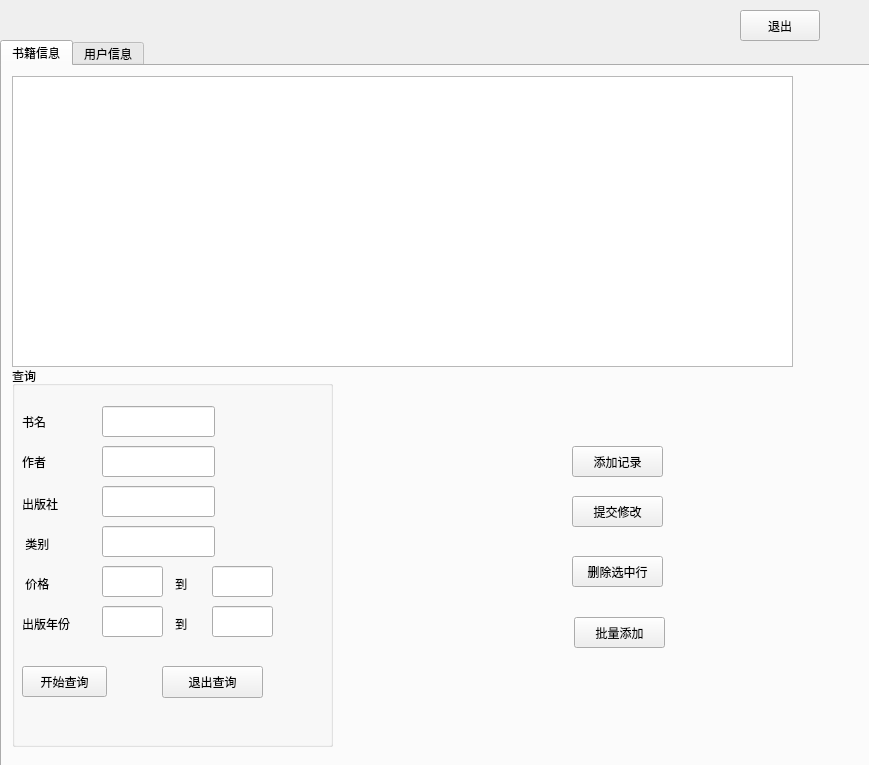
<?xml version="1.0" encoding="UTF-8"?>
<ui version="4.0">
 <class>MainWindow</class>
 <widget class="QMainWindow" name="MainWindow">
  <property name="geometry">
   <rect>
    <x>0</x>
    <y>0</y>
    <width>869</width>
    <height>765</height>
   </rect>
  </property>
  <property name="windowTitle">
   <string>MainWindow</string>
  </property>
  <widget class="QWidget" name="centralwidget">
   <widget class="QTabWidget" name="tabWidget">
    <property name="geometry">
     <rect>
      <x>0</x>
      <y>40</y>
      <width>871</width>
      <height>731</height>
     </rect>
    </property>
    <property name="currentIndex">
     <number>0</number>
    </property>
    <widget class="QWidget" name="tab">
     <attribute name="title">
      <string>书籍信息</string>
     </attribute>
     <widget class="QTableView" name="tableView">
      <property name="geometry">
       <rect>
        <x>10</x>
        <y>10</y>
        <width>781</width>
        <height>291</height>
       </rect>
      </property>
     </widget>
     <widget class="QPushButton" name="addButton">
      <property name="geometry">
       <rect>
        <x>570</x>
        <y>380</y>
        <width>91</width>
        <height>31</height>
       </rect>
      </property>
      <property name="text">
       <string>添加记录</string>
      </property>
     </widget>
     <widget class="QPushButton" name="updateButton">
      <property name="geometry">
       <rect>
        <x>570</x>
        <y>430</y>
        <width>91</width>
        <height>31</height>
       </rect>
      </property>
      <property name="text">
       <string>提交修改</string>
      </property>
     </widget>
     <widget class="QPushButton" name="deleteButton">
      <property name="geometry">
       <rect>
        <x>570</x>
        <y>490</y>
        <width>91</width>
        <height>31</height>
       </rect>
      </property>
      <property name="text">
       <string>删除选中行</string>
      </property>
     </widget>
     <widget class="QGroupBox" name="groupBox">
      <property name="geometry">
       <rect>
        <x>10</x>
        <y>300</y>
        <width>321</width>
        <height>381</height>
       </rect>
      </property>
      <property name="title">
       <string>查询</string>
      </property>
      <widget class="QLabel" name="label_7">
       <property name="geometry">
        <rect>
         <x>10</x>
         <y>40</y>
         <width>71</width>
         <height>31</height>
        </rect>
       </property>
       <property name="text">
        <string>书名</string>
       </property>
      </widget>
      <widget class="QLabel" name="label_8">
       <property name="geometry">
        <rect>
         <x>10</x>
         <y>80</y>
         <width>71</width>
         <height>31</height>
        </rect>
       </property>
       <property name="text">
        <string>作者</string>
       </property>
      </widget>
      <widget class="QLineEdit" name="booknameEdit">
       <property name="geometry">
        <rect>
         <x>90</x>
         <y>40</y>
         <width>113</width>
         <height>31</height>
        </rect>
       </property>
      </widget>
      <widget class="QLineEdit" name="authorEdit">
       <property name="geometry">
        <rect>
         <x>90</x>
         <y>80</y>
         <width>113</width>
         <height>31</height>
        </rect>
       </property>
      </widget>
      <widget class="QPushButton" name="searchButton">
       <property name="geometry">
        <rect>
         <x>10</x>
         <y>300</y>
         <width>85</width>
         <height>31</height>
        </rect>
       </property>
       <property name="text">
        <string>开始查询</string>
       </property>
      </widget>
      <widget class="QLabel" name="label_6">
       <property name="geometry">
        <rect>
         <x>10</x>
         <y>130</y>
         <width>60</width>
         <height>16</height>
        </rect>
       </property>
       <property name="text">
        <string>出版社</string>
       </property>
      </widget>
      <widget class="QLabel" name="label_11">
       <property name="geometry">
        <rect>
         <x>10</x>
         <y>170</y>
         <width>60</width>
         <height>16</height>
        </rect>
       </property>
       <property name="text">
        <string> 类别</string>
       </property>
      </widget>
      <widget class="QLabel" name="label_12">
       <property name="geometry">
        <rect>
         <x>10</x>
         <y>210</y>
         <width>60</width>
         <height>16</height>
        </rect>
       </property>
       <property name="text">
        <string> 价格</string>
       </property>
      </widget>
      <widget class="QLabel" name="label_13">
       <property name="geometry">
        <rect>
         <x>10</x>
         <y>250</y>
         <width>60</width>
         <height>16</height>
        </rect>
       </property>
       <property name="text">
        <string>出版年份</string>
       </property>
      </widget>
      <widget class="QLineEdit" name="publisherEdit">
       <property name="geometry">
        <rect>
         <x>90</x>
         <y>120</y>
         <width>113</width>
         <height>31</height>
        </rect>
       </property>
      </widget>
      <widget class="QLineEdit" name="categoryEdit">
       <property name="geometry">
        <rect>
         <x>90</x>
         <y>160</y>
         <width>113</width>
         <height>31</height>
        </rect>
       </property>
      </widget>
      <widget class="QLineEdit" name="lowPriceEdit">
       <property name="geometry">
        <rect>
         <x>90</x>
         <y>200</y>
         <width>61</width>
         <height>31</height>
        </rect>
       </property>
      </widget>
      <widget class="QLineEdit" name="earlyYearEdit">
       <property name="geometry">
        <rect>
         <x>90</x>
         <y>240</y>
         <width>61</width>
         <height>31</height>
        </rect>
       </property>
      </widget>
      <widget class="QLabel" name="label_14">
       <property name="geometry">
        <rect>
         <x>160</x>
         <y>210</y>
         <width>60</width>
         <height>16</height>
        </rect>
       </property>
       <property name="text">
        <string> 到</string>
       </property>
      </widget>
      <widget class="QLabel" name="label_15">
       <property name="geometry">
        <rect>
         <x>160</x>
         <y>250</y>
         <width>60</width>
         <height>16</height>
        </rect>
       </property>
       <property name="text">
        <string> 到</string>
       </property>
      </widget>
      <widget class="QLineEdit" name="highPriceEdit">
       <property name="geometry">
        <rect>
         <x>200</x>
         <y>200</y>
         <width>61</width>
         <height>31</height>
        </rect>
       </property>
      </widget>
      <widget class="QLineEdit" name="lateYearEdit">
       <property name="geometry">
        <rect>
         <x>200</x>
         <y>240</y>
         <width>61</width>
         <height>31</height>
        </rect>
       </property>
      </widget>
      <widget class="QPushButton" name="exitSearchButton">
       <property name="geometry">
        <rect>
         <x>150</x>
         <y>300</y>
         <width>101</width>
         <height>32</height>
        </rect>
       </property>
       <property name="text">
        <string>退出查询</string>
       </property>
      </widget>
     </widget>
     <widget class="QPushButton" name="addFromFile">
      <property name="geometry">
       <rect>
        <x>572</x>
        <y>551</y>
        <width>91</width>
        <height>31</height>
       </rect>
      </property>
      <property name="text">
       <string>批量添加</string>
      </property>
     </widget>
    </widget>
    <widget class="QWidget" name="tab_2">
     <attribute name="title">
      <string>用户信息</string>
     </attribute>
     <widget class="QTableView" name="tableView_2">
      <property name="geometry">
       <rect>
        <x>10</x>
        <y>0</y>
        <width>831</width>
        <height>271</height>
       </rect>
      </property>
     </widget>
     <widget class="QPushButton" name="addButton2">
      <property name="geometry">
       <rect>
        <x>410</x>
        <y>320</y>
        <width>91</width>
        <height>31</height>
       </rect>
      </property>
      <property name="text">
       <string>添加记录</string>
      </property>
     </widget>
     <widget class="QPushButton" name="deleteButton2">
      <property name="geometry">
       <rect>
        <x>410</x>
        <y>460</y>
        <width>91</width>
        <height>31</height>
       </rect>
      </property>
      <property name="text">
       <string>删除选中行</string>
      </property>
     </widget>
     <widget class="QPushButton" name="updateButton2">
      <property name="geometry">
       <rect>
        <x>410</x>
        <y>390</y>
        <width>85</width>
        <height>31</height>
       </rect>
      </property>
      <property name="text">
       <string>提交修改</string>
      </property>
     </widget>
     <widget class="QGroupBox" name="groupBox_2">
      <property name="geometry">
       <rect>
        <x>20</x>
        <y>310</y>
        <width>321</width>
        <height>211</height>
       </rect>
      </property>
      <property name="title">
       <string>借书卡查询</string>
      </property>
      <widget class="QLabel" name="label_9">
       <property name="geometry">
        <rect>
         <x>60</x>
         <y>50</y>
         <width>61</width>
         <height>21</height>
        </rect>
       </property>
       <property name="text">
        <string>院系名</string>
       </property>
      </widget>
      <widget class="QLabel" name="label_10">
       <property name="geometry">
        <rect>
         <x>60</x>
         <y>110</y>
         <width>41</width>
         <height>21</height>
        </rect>
       </property>
       <property name="text">
        <string>姓名</string>
       </property>
      </widget>
      <widget class="QLineEdit" name="lineEdit_9">
       <property name="geometry">
        <rect>
         <x>140</x>
         <y>40</y>
         <width>113</width>
         <height>31</height>
        </rect>
       </property>
      </widget>
      <widget class="QLineEdit" name="lineEdit_10">
       <property name="geometry">
        <rect>
         <x>140</x>
         <y>100</y>
         <width>113</width>
         <height>31</height>
        </rect>
       </property>
      </widget>
      <widget class="QPushButton" name="searchButton_2">
       <property name="geometry">
        <rect>
         <x>50</x>
         <y>160</y>
         <width>85</width>
         <height>31</height>
        </rect>
       </property>
       <property name="text">
        <string>开始查询</string>
       </property>
      </widget>
      <widget class="QPushButton" name="exitSearchButton_2">
       <property name="geometry">
        <rect>
         <x>160</x>
         <y>160</y>
         <width>91</width>
         <height>32</height>
        </rect>
       </property>
       <property name="text">
        <string>退出查询</string>
       </property>
      </widget>
     </widget>
    </widget>
   </widget>
   <widget class="QPushButton" name="exitButton">
    <property name="geometry">
     <rect>
      <x>740</x>
      <y>10</y>
      <width>80</width>
      <height>31</height>
     </rect>
    </property>
    <property name="text">
     <string>退出</string>
    </property>
   </widget>
  </widget>
 </widget>
 <resources/>
 <connections/>
</ui>
